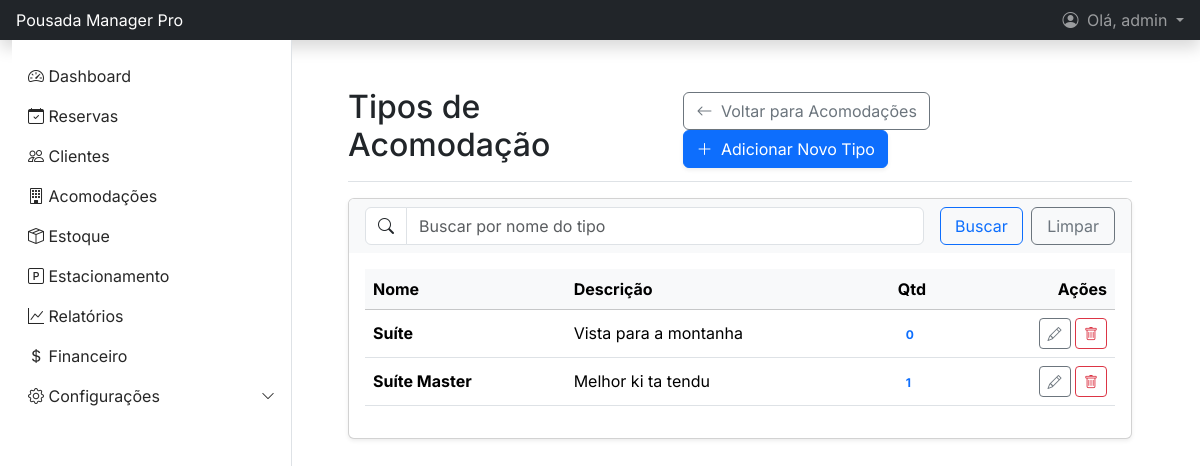
The app's page /tipos-acomodacao/ (signed in), older data.
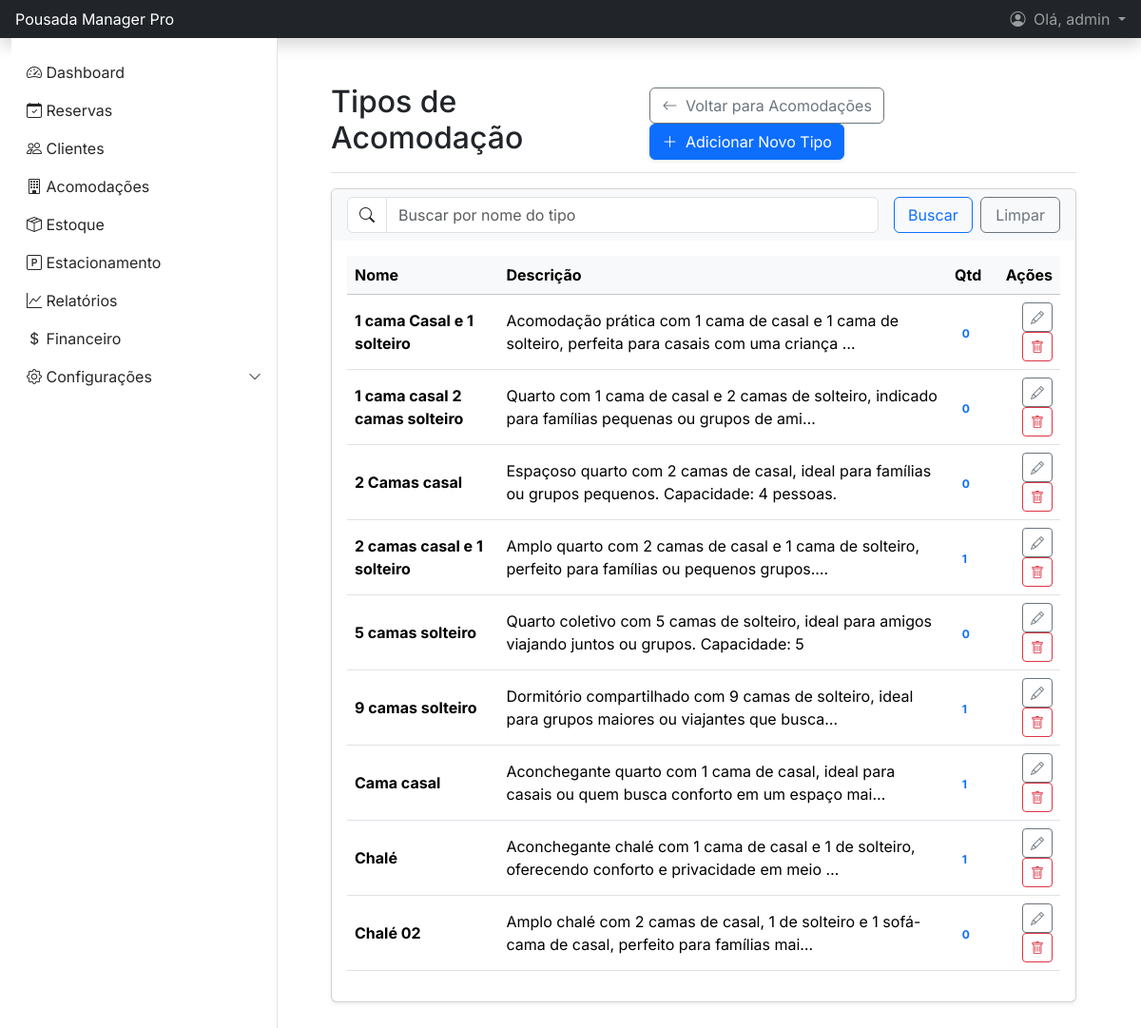
The same page, newer data.
### gestao/models.py (models this page shows, shortened)
class TipoAcomodacao(models.Model):
    nome = models.CharField(max_length=50, unique=True, help_text="Ex: Suíte Master, Quarto Simples")
    descricao = models.TextField(blank=True)

### gestao/views.py (the view)
# urls.py: path('tipos-acomodacao/', views.TipoAcomodacaoListView.as_view(), name='tipo_acomodacao_list'),
class TipoAcomodacaoListView(LoginRequiredMixin, PermissionRequiredMixin, ListView):
    permission_required = 'gestao.view_tipoacomodacao'
    raise_exception = True  # Mostra erro 403 se não tiver permissão
    model = TipoAcomodacao
    template_name = 'gestao/tipo_acomodacao_list.html'
    context_object_name = 'page_obj'
    paginate_by = 10
    def get_queryset(self):
        queryset = super().get_queryset().annotate(
            num_acomodacoes=Count('acomodacoes')
        ).order_by('nome')
        query = self.request.GET.get('q')
        if query:
            queryset = queryset.filter(nome__icontains=query)
        return queryset

### templates/gestao/tipo_acomodacao_list.html (shortened to what this page needs)
{% extends 'base.html' %}
{% block content %}
<main class="px-md-4">
    <div class="d-flex justify-content-between flex-wrap flex-md-nowrap align-items-center pt-3 pb-2 mb-3 border-bottom">
        <h1 class="h2">Tipos de Acomodação</h1>
        <div class="btn-toolbar mb-2 mb-md-0">
            <a href="{% url 'acomodacao_list' %}" class="btn btn-outline-secondary me-2">
                <i class="bi bi-arrow-left me-1"></i> Voltar para Acomodações
            </a>
            <a href="{% url 'tipo_acomodacao_add' %}" class="btn btn-primary shadow-sm">
                <i class="bi bi-plus-lg me-1"></i> Adicionar Novo Tipo
            </a>
        </div>
    </div>
    <div class="card shadow-sm">
        <div class="card-header bg-light border-bottom-0">
            <form method="get" action="{% url 'tipo_acomodacao_list' %}" class="row g-3 align-items-center">
                <div class="col-md-9">
                    <div class="input-group">
                        <span class="input-group-text bg-white"><i class="bi bi-search"></i></span>
                        <input type="search" class="form-control" name="q" placeholder="Buscar por nome do tipo" value="{{ request.GET.q|default:'' }}">
                    </div>
                </div>
                <div class="col-md-3">
                    <div class="d-grid gap-2 d-md-flex">
                        <button class="btn btn-outline-primary w-100" type="submit">Buscar</button>
                        <a href="{% url 'tipo_acomodacao_list' %}" class="btn btn-outline-secondary w-100">Limpar</a>
                    </div>
                </div>
            </form>
        </div>
        <div class="card-body">
            <div class="table-responsive">
                <table class="table table-hover align-middle">
                    <thead class="table-light">
                        <tr>
                            <th scope="col">Nome</th>
                            <th scope="col">Descrição</th>
                            <th scope="col">Qtd</th>
                            <th scope="col" class="text-end">Ações</th>
                        </tr>
                    </thead>
                    <tbody>
                        {% for tipo in page_obj %}
                        <tr>
                            <td><span class="fw-bold">{{ tipo.nome }}</span></td>
                            <td>{{ tipo.descricao|default:"-"|truncatechars:100 }}</td>
                            <td>
                                <span class="badge bg-primary-soft text-primary">{{ tipo.acomodacoes.count }}</span>
                            </td>
                            <td class="text-end">
                                <a href="{% url 'tipo_acomodacao_edit' tipo.pk %}" class="btn btn-sm btn-outline-secondary" data-bs-toggle="tooltip" title="Editar Tipo">
                                    <i class="bi bi-pencil"></i>
                                </a>
                                <a href="{% url 'tipo_acomodacao_delete' tipo.pk %}" class="btn btn-sm btn-outline-danger" data-bs-toggle="tooltip" title="Excluir Tipo">
                                    <i class="bi bi-trash"></i>
                                </a>
                            </td>
                        </tr>
                        {% empty %}
                        <tr>
                            <td colspan="4" class="text-center py-4">Nenhum tipo de acomodação cadastrado.</td>
                        </tr>
                        {% endfor %}
                    </tbody>
                </table>
            </div>
        </div>
    </div>
</main>
{% endblock %}

Row changes from the older to the newer data that the page shows:
removed TipoAcomodacao: nome "Suíte", descricao "Vista para a montanha", acomodacoes.count "0"
removed TipoAcomodacao: nome "Suíte Master", descricao "Melhor ki ta tendu", acomodacoes.count "1"
added TipoAcomodacao: nome "1 cama Casal e 1 solteiro", descricao "Acomodação prática com 1 cama de casal e 1 cama de solteiro, perfeita para casais com uma criança …", acomodacoes.count "0"
added TipoAcomodacao: nome "1 cama casal 2 camas solteiro", descricao "Quarto com 1 cama de casal e 2 camas de solteiro, indicado para famílias pequenas ou grupos de ami…", acomodacoes.count "0"
added TipoAcomodacao: nome "2 Camas casal", descricao "Espaçoso quarto com 2 camas de casal, ideal para famílias ou grupos pequenos. Capacidade: 4 pessoas.", acomodacoes.count "0"
added TipoAcomodacao: nome "2 camas casal e 1 solteiro", descricao "Amplo quarto com 2 camas de casal e 1 cama de solteiro, perfeito para famílias ou pequenos grupos.…", acomodacoes.count "1"
added TipoAcomodacao: nome "5 camas solteiro", descricao "Quarto coletivo com 5 camas de solteiro, ideal para amigos viajando juntos ou grupos. Capacidade: 5", acomodacoes.count "0"
added TipoAcomodacao: nome "9 camas solteiro", descricao "Dormitório compartilhado com 9 camas de solteiro, ideal para grupos maiores ou viajantes que busca…", acomodacoes.count "1"
added TipoAcomodacao: nome "Cama casal", descricao "Aconchegante quarto com 1 cama de casal, ideal para casais ou quem busca conforto em um espaço mai…", acomodacoes.count "1"
added TipoAcomodacao: nome "Chalé", descricao "Aconchegante chalé com 1 cama de casal e 1 de solteiro, oferecendo conforto e privacidade em meio …", acomodacoes.count "1"
added TipoAcomodacao: nome "Chalé 02", descricao "Amplo chalé com 2 camas de casal, 1 de solteiro e 1 sofá-cama de casal, perfeito para famílias mai…", acomodacoes.count "0"
